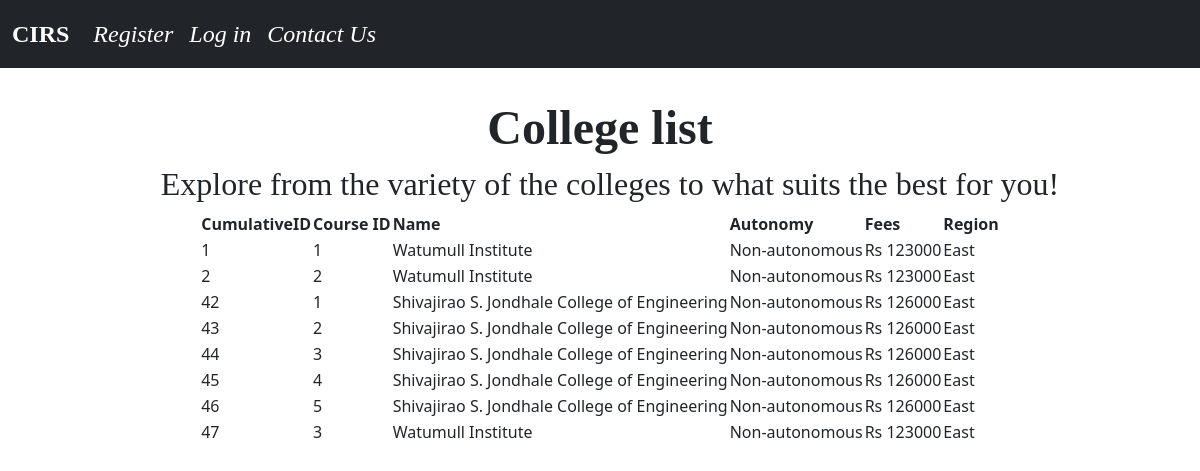
/east, run on the app's committed database.
### clginfoblog/models.py (models this page shows)
class College(models.Model):
	clg_name = models.CharField(max_length = 255)
	course_id = models.IntegerField()
	course = models.TextField(max_length=255)
	region = models.TextField(max_length=6)
	fees = models.IntegerField()
	clg_type = models.TextField(max_length=255)

### clginfoblog/views.py (the view)
# urls.py: path('east',East.as_view(),name='east'),
class East(ListView):
	model = College
	template_name = 'east.html'

### clginfoblog/templates/east.html (shortened to what this page needs)
{% extends 'base.html'%}
{% block content %}
<div class="container" align="middle">
<head><font face = "Noe " size = 10><b>College list</b></font></head>
</div>
<body>
<center><h2 style="margin-left:20px;"><font face = "Noe" size = 6>Explore from the variety of the colleges to what suits the best for you!</font></h2>
<center>
<table>
   <tr>
    <th>CumulativeID    </th><th>Course ID      </th><th id="name">Name     </th><th>Autonomy  </th><th>Fees    </th><th>     Region </th>
    </tr>
    {% for product in college_list %}
    {% if product.region == "East" %}
    <tr>
       <td>{{product.id}}</td><td>{{product.course_id}}     </td> <td>{{product.clg_name}}</td> <td> {{product.clg_type}}     </td> <td style="text-align:right">Rs  {{product.fees}}</td><td>{{product.region}}</td>
    </tr>
    {% endif %}
    {%endfor%}
  </table>
</center>
</body>
{% endblock %}

### data on the page
College: id "1", course_id "1", clg_name "Watumull Institute", clg_type "Non-autonomous", fees "123000", region "East"
College: id "2", course_id "2", clg_name "Watumull Institute", clg_type "Non-autonomous", fees "123000", region "East"
College: id "42", course_id "1", clg_name "Shivajirao S. Jondhale College of Engineering", clg_type "Non-autonomous", fees "126000", region "East"
College: id "43", course_id "2", clg_name "Shivajirao S. Jondhale College of Engineering", clg_type "Non-autonomous", fees "126000", region "East"
College: id "44", course_id "3", clg_name "Shivajirao S. Jondhale College of Engineering", clg_type "Non-autonomous", fees "126000", region "East"
College: id "45", course_id "4", clg_name "Shivajirao S. Jondhale College of Engineering", clg_type "Non-autonomous", fees "126000", region "East"
College: id "46", course_id "5", clg_name "Shivajirao S. Jondhale College of Engineering", clg_type "Non-autonomous", fees "126000", region "East"
College: id "47", course_id "3", clg_name "Watumull Institute", clg_type "Non-autonomous", fees "123000", region "East"
